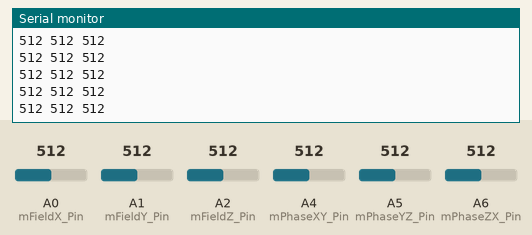
Simulated run of this sketch. Board: Arduino Nano, built with avr-gcc and run on an emulated ATmega328P. On the bench: the last lines printed to the serial monitor. The test bench sets the inputs (shaded band); at power-on: A0 (mFieldX_Pin) = 512, A1 (mFieldY_Pin) = 512, A2 (mFieldZ_Pin) = 512, A5 (mPhaseYZ_Pin) = 512, A6 (mPhaseZX_Pin) = 512, A4 (mPhaseXY_Pin) = 512.

Above: at 1.2 s.
1.3 s: A0 (mFieldX_Pin) set to 716
At 1.9 s:
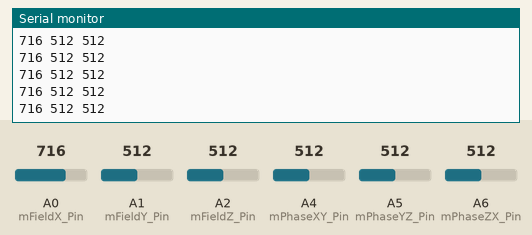
2.8 s: A1 (mFieldY_Pin) set to 716
At 3.3 s:
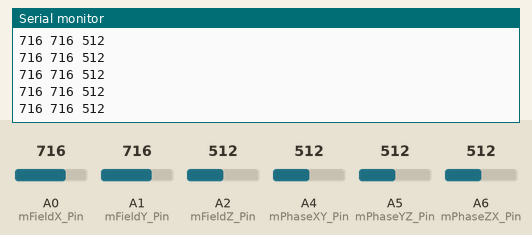
4.3 s: A2 (mFieldZ_Pin) set to 716
At 5.1 s:
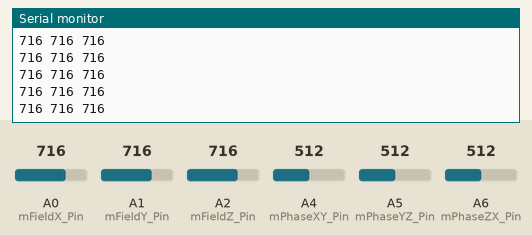
5.8 s: A5 (mPhaseYZ_Pin) set to 306
At 6.3 s:
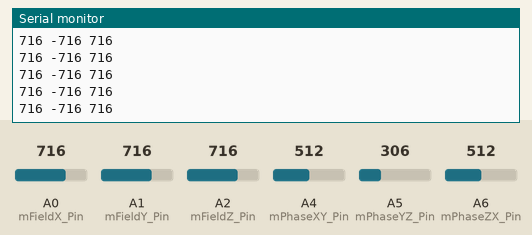
7.3 s: A6 (mPhaseZX_Pin) set to 306
At 8.3 s:
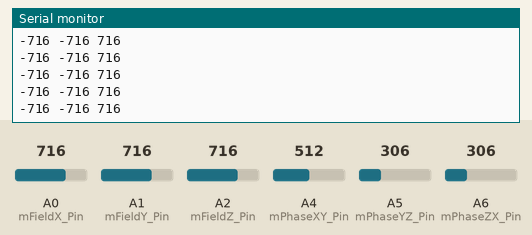
8.8 s: A0 (mFieldX_Pin) set to 501
At 9.3 s:
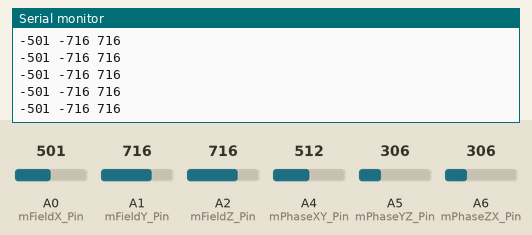
Timing chart, 0 to 11.3 s (numbered marks = the images above; inputs shaded):
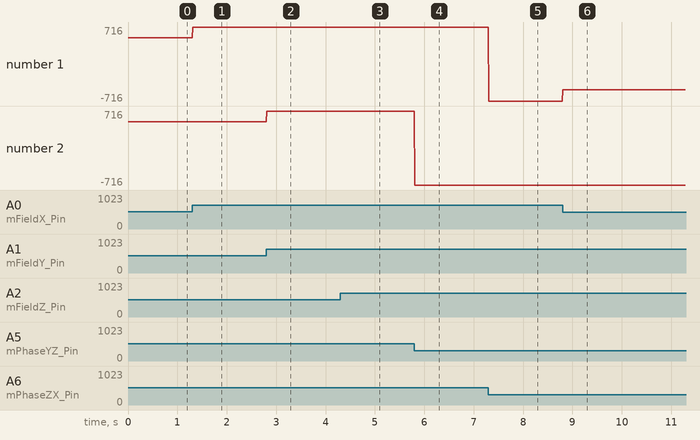

Measured:
- after the input at 1.3 s, the serial monitor: prints a new line at once (image 1)
- after the input at 2.8 s, the serial monitor: prints a new line at once (image 2)
- after the input at 4.3 s, the serial monitor: prints a new line at once (image 3)
- after the input at 5.8 s, the serial monitor: prints a new line at once (image 4)
- after the input at 7.3 s, the serial monitor: prints a new line at once (image 5)
- after the input at 8.8 s, the serial monitor: prints a new line at once (image 6)
- plotted number 1: 512 → 716 after the input at 1.3 s, -716 → -501 after the input at 8.8 s
- plotted number 2: 716 → -716 after the input at 5.8 s

The sketch:

ggWireSensor.ino
```cpp
const int mFieldX_Pin = A0;
const int mFieldY_Pin = A1;
const int mFieldZ_Pin = A2;

const int mPhaseXY_Pin = A4;
const int mPhaseYZ_Pin = A5;
const int mPhaseZX_Pin = A6;

int mSignX = 1;
int mSignY = 1;
int mSignZ = 1;

void setup() {
  Serial.begin(115200);
}

void loop() {

  // read unsigned field vector
  int vFieldX = analogRead(mFieldX_Pin);
  int vFieldY = analogRead(mFieldY_Pin);
  int vFieldZ = analogRead(mFieldZ_Pin);

  // read phase difference (0 => 0°, 512 => 90°. 1023 => 180°)
  int vPhaseXY = analogRead(mPhaseXY_Pin);
  int vPhaseYZ = analogRead(mPhaseYZ_Pin);
  int vPhaseZX = analogRead(mPhaseZX_Pin);

  // calculate signs
  if (vFieldX > vFieldY) {
    if (vFieldX > vFieldZ) {
      // X is largest, keep X sign unchanged and adjust signs for Y and Z
      mSignY = vPhaseXY > 511 ? mSignX : -mSignX;
      mSignZ = vPhaseZX > 511 ? mSignX : -mSignX;
    }
    else {
      // Z is largest, keep Z sign unchanged and adjust signs for X and Y
      mSignX = vPhaseZX > 511 ? mSignZ : -mSignZ;
      mSignY = vPhaseYZ > 511 ? mSignZ : -mSignZ;
    }
  }
  else {
    if (vFieldY > vFieldZ) {
      // Y is largest, keep Y sign unchanged and adjust signs for X and Z
      mSignX = vPhaseXY > 511 ? mSignY : -mSignY;
      mSignZ = vPhaseYZ > 511 ? mSignY : -mSignY;
    }
    else {
      // Z is largest, keep Z sign unchanged and adjust signs for X and Y
      mSignX = vPhaseZX > 511 ? mSignZ : -mSignZ;
      mSignY = vPhaseYZ > 511 ? mSignZ : -mSignZ;
    }
  }

  // signed field vector
  vFieldX *= mSignX;
  vFieldY *= mSignY;
  vFieldZ *= mSignZ;

  // output
  Serial.print(vFieldX);
  Serial.print(" ");
  Serial.print(vFieldY);
  Serial.print(" ");
  Serial.print(vFieldZ);
  Serial.println();

/*
  Serial.print("Phase ");
  Serial.print(vPhaseXY);
  Serial.print(" ");
  Serial.print(vPhaseYZ);
  Serial.print(" ");
  Serial.print(vPhaseZX);
  Serial.println();
*/
  delay(10);
}
```
